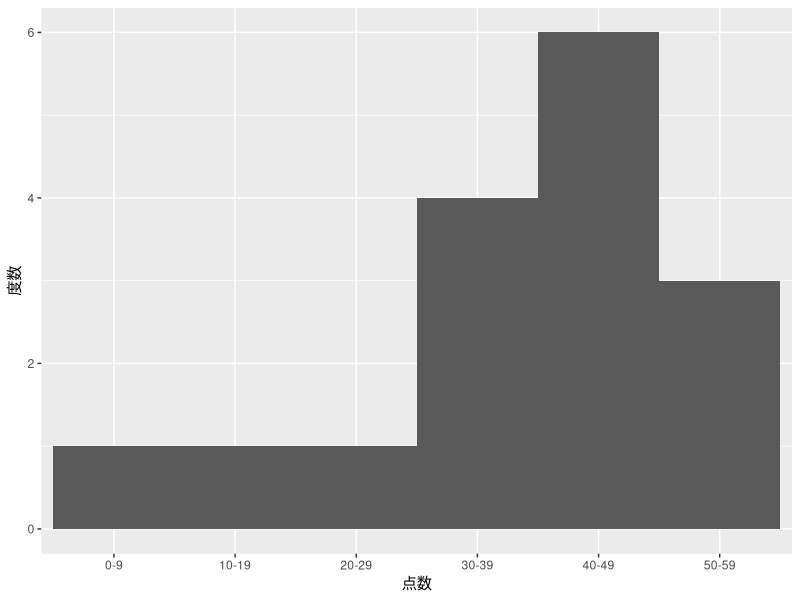
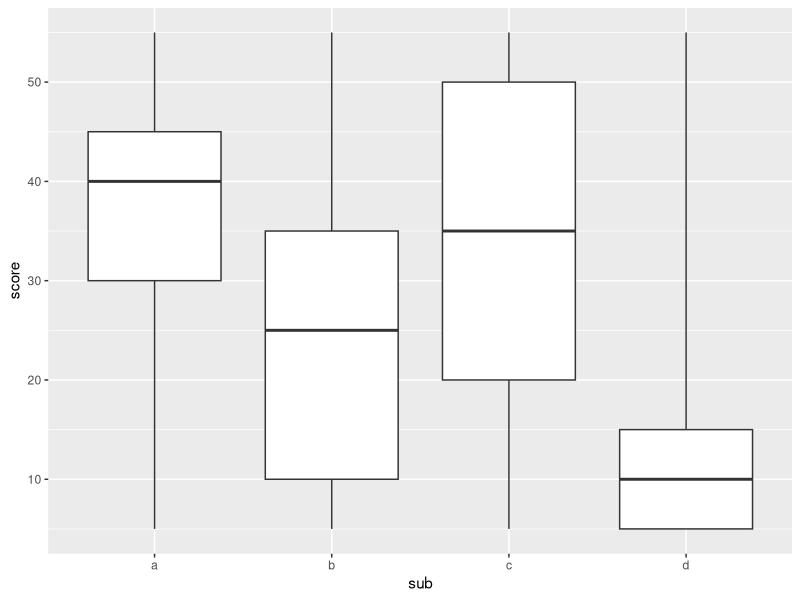

The R script that drew these images, in order:
#3.1.3
library(tidyverse)
q09 <- read_csv("E03P03.csv")
q10 <- read_csv("E03P04.csv")
ggplot(q10,aes(x=点数,y=度数))+geom_bar(stat="identity",width=1)
ggplot(q09)+stat_boxplot(aes(x=sub,y=score),coef=Inf)